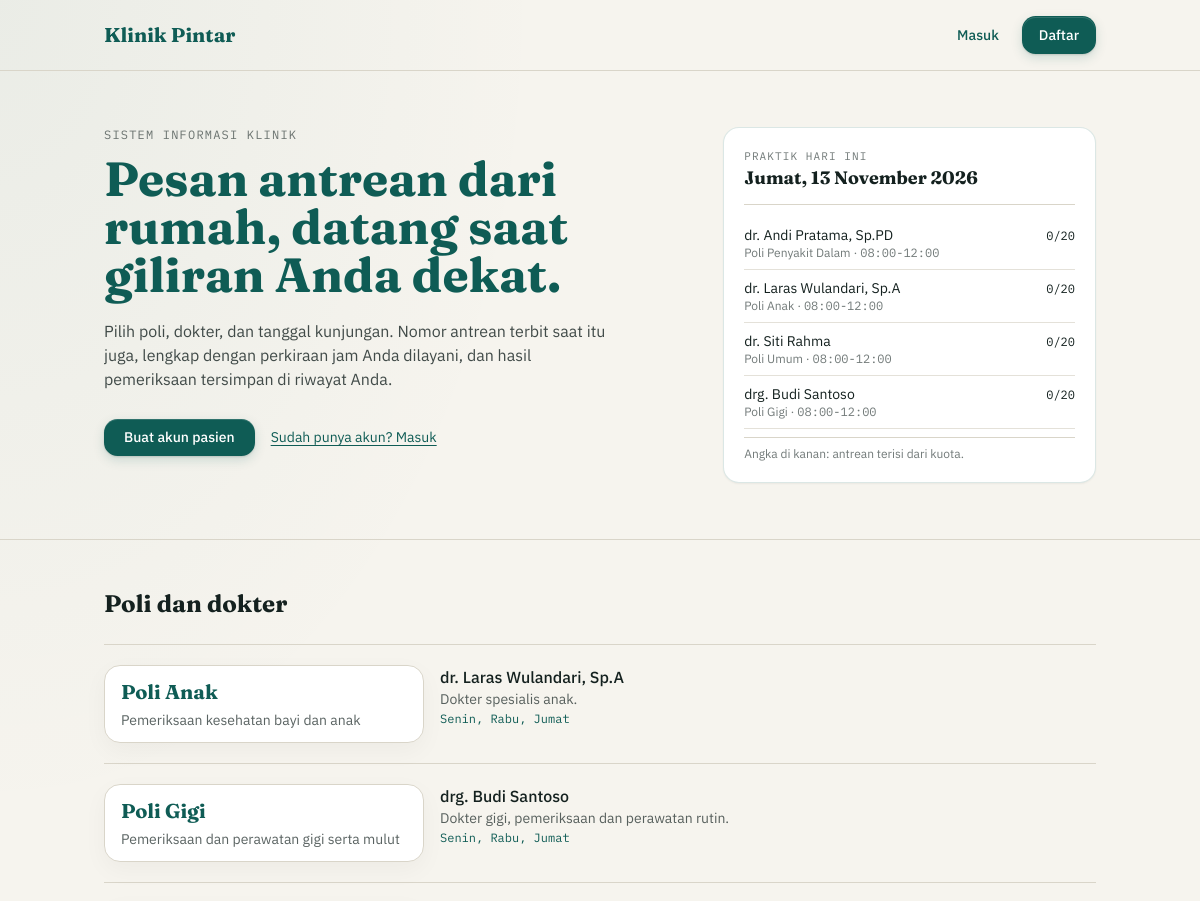
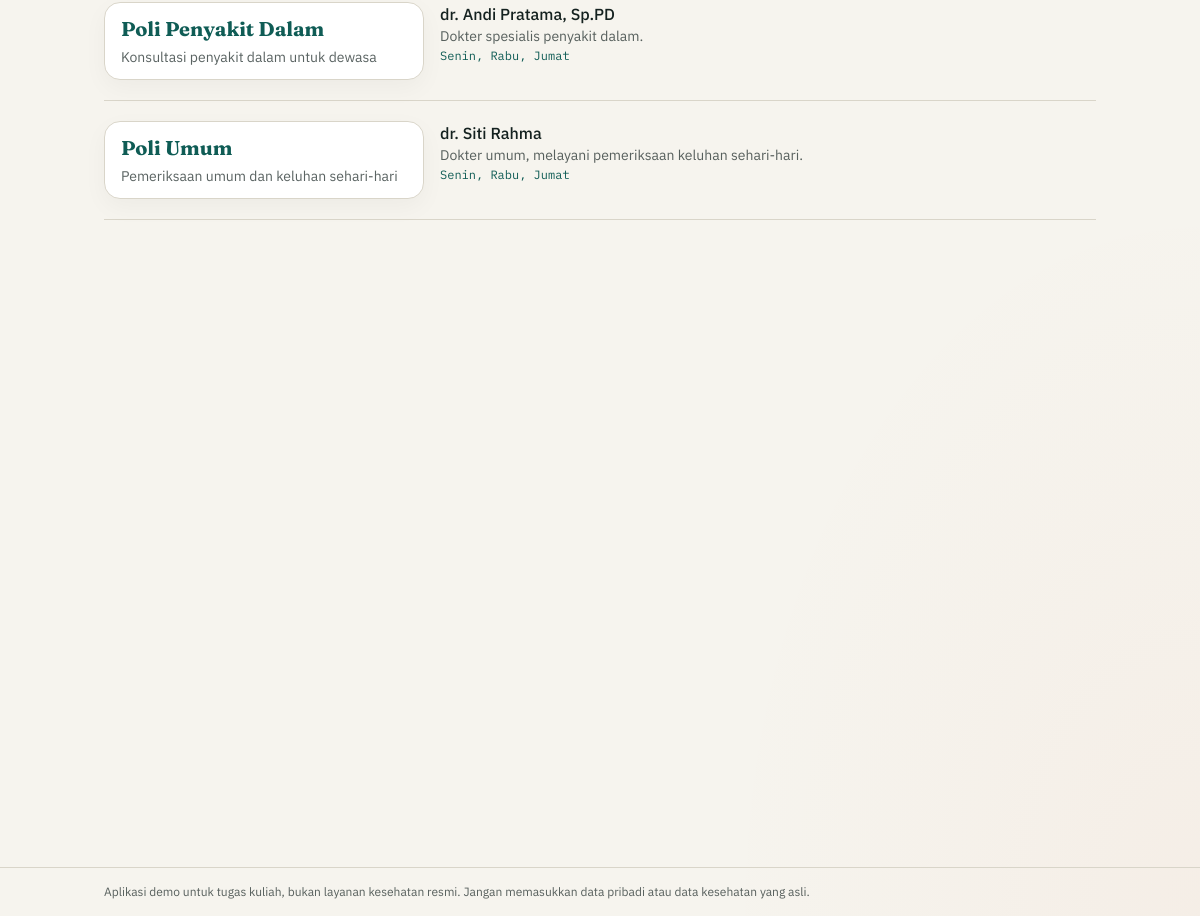
The page / on the database its author committed (2 pictures, top to bottom).
### tables this page shows
CREATE TABLE IF NOT EXISTS dokter (
    id INT UNSIGNED NOT NULL AUTO_INCREMENT,
    user_id INT UNSIGNED NOT NULL,
    poli_id INT UNSIGNED NOT NULL,
    no_str VARCHAR(40) NOT NULL,
    bio VARCHAR(255) DEFAULT NULL,
    PRIMARY KEY (id),
    UNIQUE KEY uq_dokter_user (user_id),
    UNIQUE KEY uq_dokter_no_str (no_str),
    KEY idx_dokter_poli (poli_id),
    CONSTRAINT fk_dokter_user
        FOREIGN KEY (user_id) REFERENCES users (id)
        ON UPDATE CASCADE ON DELETE RESTRICT,
    CONSTRAINT fk_dokter_poli
        FOREIGN KEY (poli_id) REFERENCES poli (id)
        ON UPDATE CASCADE ON DELETE RESTRICT
);

CREATE TABLE IF NOT EXISTS poli (
    id INT UNSIGNED NOT NULL AUTO_INCREMENT,
    nama_poli VARCHAR(80) NOT NULL,
    deskripsi VARCHAR(255) DEFAULT NULL,
    PRIMARY KEY (id),
    UNIQUE KEY uq_poli_nama (nama_poli)
);

CREATE TABLE IF NOT EXISTS users (
    id INT UNSIGNED NOT NULL AUTO_INCREMENT,
    nama VARCHAR(100) NOT NULL,
    email VARCHAR(120) NOT NULL,
    password VARCHAR(255) NOT NULL,
    role ENUM('super_admin', 'admin', 'dokter', 'user') NOT NULL,
    status ENUM('aktif', 'nonaktif', 'pending') NOT NULL DEFAULT 'aktif',
    wajib_ganti_password TINYINT(1) NOT NULL DEFAULT 0,
    login_gagal TINYINT UNSIGNED NOT NULL DEFAULT 0,
    terkunci_hingga DATETIME DEFAULT NULL,
    PRIMARY KEY (id),
    UNIQUE KEY uq_users_email (email),
    KEY idx_users_role_status (role, status)
);

### includes/helper.php (called while the page is built, shortened)
<?php
function e($teks)
{
    return htmlspecialchars((string) $teks, ENT_QUOTES, 'UTF-8');
}
function url($path = '')
{
    return BASE_URL . '/' . ltrim($path, '/');
}

### includes/antrean.php (called while the page is built, shortened)
<?php
function daftar_hari()
{
    return ['Senin', 'Selasa', 'Rabu', 'Kamis', 'Jumat', 'Sabtu', 'Minggu'];
}
function hari_dari_tanggal($ymd)
{
    $h = daftar_hari();
    return $h[(int) date('N', strtotime($ymd)) - 1];
}
function tanggal_indonesia($ymd)
{
    $bulan = ['', 'Januari', 'Februari', 'Maret', 'April', 'Mei', 'Juni', 'Juli',
              'Agustus', 'September', 'Oktober', 'November', 'Desember'];
    $t = strtotime($ymd);
    return hari_dari_tanggal($ymd) . ', ' . date('j', $t) . ' '
        . $bulan[(int) date('n', $t)] . ' ' . date('Y', $t);
}
    ?>

### index.php (the view, shortened to what this page needs)
<?php
require_once __DIR__ . '/includes/antrean.php';
$pdo     = db();
$hariIni = date('Y-m-d');
$urutan  = daftar_hari();
$hariDokter = [];
foreach ($pdo->query('SELECT DISTINCT dokter_id, hari FROM jadwal_dokter WHERE aktif = 1')->fetchAll() as $b) {
    $hariDokter[$b['dokter_id']][] = $b['hari'];
}
foreach ($hariDokter as $k => $h) {
    usort($h, function ($a, $b) use ($urutan) {
        return array_search($a, $urutan) - array_search($b, $urutan);
    });
    $hariDokter[$k] = $h;
}
$poli = [];
$st = $pdo->query(
    "SELECT p.id AS poli_id, p.nama_poli, p.deskripsi, d.id AS dokter_id, u.nama, d.bio
     FROM poli p
     JOIN dokter d ON d.poli_id = p.id
     JOIN users u ON u.id = d.user_id AND u.status = 'aktif'
     WHERE EXISTS (SELECT 1 FROM jadwal_dokter j WHERE j.dokter_id = d.id AND j.aktif = 1)
     ORDER BY p.nama_poli, u.nama"
);
foreach ($st->fetchAll() as $b) {
    if (!isset($poli[$b['poli_id']])) {
        $poli[$b['poli_id']] = ['nama' => $b['nama_poli'], 'deskripsi' => $b['deskripsi'], 'dokter' => []];
    }
    $poli[$b['poli_id']]['dokter'][] = [
        'nama' => $b['nama'],
        'bio'  => $b['bio'],
        'hari' => isset($hariDokter[$b['dokter_id']]) ? $hariDokter[$b['dokter_id']] : [],
    ];
}
$st = $pdo->prepare(
    "SELECT ud.nama, p.nama_poli, SUBSTR(j.jam_mulai, 1, 5) AS jam_mulai, SUBSTR(j.jam_selesai, 1, 5) AS jam_selesai,
            j.kuota,
            (SELECT COUNT(*) FROM reservasi r WHERE r.jadwal_id = j.id AND r.tanggal = ? AND r.status <> 'batal') AS terisi
     FROM jadwal_dokter j
     JOIN dokter d ON d.id = j.dokter_id
     JOIN users ud ON ud.id = d.user_id AND ud.status = 'aktif'
     JOIN poli p ON p.id = d.poli_id
     WHERE j.aktif = 1 AND j.hari = ?
     ORDER BY j.jam_mulai, ud.nama"
);
$st->execute([$hariIni, hari_dari_tanggal($hariIni)]);
$praktik = $st->fetchAll();
require __DIR__ . '/includes/header.php';
require __DIR__ . '/includes/public_nav.php';
?>
<main class="flex-1">
  <section class="home-section-reveal mx-auto grid max-w-5xl gap-10 px-4 py-14 md:grid-cols-5">
    <div class="md:col-span-3">
      <p class="font-mono text-xs uppercase tracking-widest text-ink/60">Sistem informasi klinik</p>
      <h1 class="mt-3 font-serif text-4xl font-bold leading-tight text-klinik md:text-5xl">
        Pesan antrean dari rumah, datang saat giliran Anda dekat.
      </h1>
      <p class="mt-5 max-w-lg text-ink/80">
        Pilih poli, dokter, dan tanggal kunjungan. Nomor antrean terbit saat itu juga,
        lengkap dengan perkiraan jam Anda dilayani, dan hasil pemeriksaan tersimpan di riwayat Anda.
      </p>
      <div class="mt-7 flex flex-wrap items-center gap-4">
        <a class="bg-klinik px-5 py-2.5 text-sm font-medium text-white hover:bg-ink" href="<?= e(url('auth/register.php')) ?>">Buat akun pasien</a>
        <a class="text-sm underline" href="<?= e(url('auth/login.php')) ?>">Sudah punya akun? Masuk</a>
      </div>
    </div>
    <aside class="md:col-span-2">
      <div class="rounded-2xl border border-klinik/15 bg-white p-5 shadow-sm">
        <p class="font-mono text-[11px] uppercase tracking-widest text-ink/60">Praktik hari ini</p>
        <p class="font-serif text-lg font-bold"><?= e(tanggal_indonesia($hariIni)) ?></p>
        <hr class="my-3 border-garis">
        <?php foreach ($praktik as $p): ?>
          <div class="flex items-baseline justify-between gap-3 border-b border-garis/70 py-2 text-sm last:border-b-0">
            <span>
              <?= e($p['nama']) ?>
              <span class="block text-xs text-ink/60">Poli <?= e($p['nama_poli']) ?> &middot; <span class="font-mono"><?= e($p['jam_mulai']) ?>-<?= e($p['jam_selesai']) ?></span></span>
            </span>
            <span class="whitespace-nowrap font-mono text-xs"><?= (int) $p['terisi'] ?>/<?= (int) $p['kuota'] ?></span>
          </div>
        <?php endforeach; ?>
        <?php if (!$praktik): ?>
          <p class="text-sm text-ink/70">Tidak ada jadwal praktik hari ini.</p>
        <?php else: ?>
          <p class="mt-2 border-t border-garis pt-2 text-xs text-ink/60">Angka di kanan: antrean terisi dari kuota.</p>
        <?php endif; ?>
      </div>
    </aside>
  </section>
  <section class="home-section-reveal border-t border-garis">
    <div class="mx-auto max-w-5xl px-4 py-12">
      <h2 class="font-serif text-2xl font-bold">Poli dan dokter</h2>
      <div class="mt-6 border-t border-garis">
        <?php foreach ($poli as $p): ?>
          <div class="grid gap-4 border-b border-garis py-5 md:grid-cols-3">
            <div class="rounded-xl border border-garis bg-white px-4 py-3">
              <h3 class="font-serif text-xl font-bold text-klinik">Poli <?= e($p['nama']) ?></h3>
              <p class="mt-1 text-sm text-ink/70"><?= e($p['deskripsi']) ?></p>
            </div>
            <div class="space-y-3 md:col-span-2">
              <?php foreach ($p['dokter'] as $d): ?>
                <div>
                  <p class="font-medium"><?= e($d['nama']) ?></p>
                  <p class="text-sm text-ink/70"><?= e($d['bio']) ?></p>
                  <p class="mt-0.5 font-mono text-xs text-klinik"><?= e(implode(', ', $d['hari'])) ?></p>
                </div>
              <?php endforeach; ?>
            </div>
          </div>
        <?php endforeach; ?>
      </div>
    </div>
  </section>
</main>
<?php require __DIR__ . '/includes/footer.php'; ?>

### includes/header.php (shortened to what this page needs)
<!DOCTYPE html>
<html lang="id">
<head>
  <script src="https://cdn.tailwindcss.com"></script>
  <link rel="stylesheet" href="<?= e(url('assets/app.css?v=' . filemtime(__DIR__ . '/../assets/app.css'))) ?>">
</head>
<body class="bg-paper text-ink font-sans antialiased min-h-screen flex flex-col">

### includes/public_nav.php
<?php
$halamanIni = basename($_SERVER['SCRIPT_NAME'] ?? '');
$diMasuk    = in_array($halamanIni, ['login.php', 'lupa_password.php', 'reset_password.php'], true);
$diDaftar   = $halamanIni === 'register.php';
?>
<header class="border-b border-garis">
  <div class="mx-auto flex max-w-5xl items-center justify-between px-4 py-4">
    <a href="<?= e(url('')) ?>" class="font-serif text-xl font-bold text-klinik">Klinik Pintar</a>
    <nav class="public-nav" aria-label="Akun">
      <a class="public-nav__masuk" href="<?= e(url('auth/login.php')) ?>"<?= $diMasuk ? ' aria-current="page"' : '' ?>>Masuk</a>
      <a class="public-nav__daftar" href="<?= e(url('auth/register.php')) ?>"<?= $diDaftar ? ' aria-current="page"' : '' ?>>Daftar</a>
    </nav>
  </div>
</header>

### includes/footer.php (shortened to what this page needs)
  <footer class="mt-auto border-t border-garis">
    <p class="mx-auto max-w-5xl px-4 py-4 text-xs text-ink/70">
      Aplikasi demo untuk tugas kuliah, bukan layanan kesehatan resmi.
      Jangan memasukkan data pribadi atau data kesehatan yang asli.
    </p>
  </footer>
</body>
</html>

### assets/app.css (style rules this page uses)
body { background-image: radial-gradient(ellipse at top left, rgb(15 92 85 / 5%), transparent 34rem), radial-gradient(ellipse at bottom right, rgb(217 88 43 / 4%), transparent 30rem); background-attachment: fixed; }
a { text-underline-offset: 3px; transition: color 160ms ease, background-color 160ms ease, border-color 160ms ease; }
a[class~="underline"]:not(.action-button) { color: #0F5C55; }
button, .action-button, a[class*="bg-klinik"], a[class*="bg-bata"] { -webkit-tap-highlight-color: transparent; transition: color 160ms ease, background-color 160ms ease, border-color 160ms ease, box-shadow 180ms ease, transform 120ms ease; }
a[class*="bg-klinik"]:not([class*="bg-klinik/"]), a[class*="bg-bata"]:not([class*="bg-bata/"]) { display: inline-flex; min-height: 2.35rem; align-items: center; justify-content: center; gap: 0.5rem; line-height: 1.25; }
button[class*="bg-klinik"]:not([class*="bg-klinik/"]), a[class*="bg-klinik"]:not([class*="bg-klinik/"]) { --warna-putar: #fff; border-radius: 0.85rem; background-color: #0F5C55; box-shadow: inset 0 1px 0 rgb(255 255 255 / 14%), 0 1px 2px rgb(20 33 31 / 14%), 0 4px 12px rgb(15 92 85 / 16%); color: #fff; text-decoration: none; }
.public-nav { display: flex; align-items: center; gap: 0.375rem; font-size: 0.875rem; }
.public-nav a { display: inline-flex; min-height: 2.35rem; align-items: center; border: 1px solid transparent; border-radius: 0.85rem; padding: 0 1rem; font-weight: 500; line-height: 1; text-decoration: none; -webkit-tap-highlight-color: transparent; transition: color 160ms ease, background-color 160ms ease, border-color 160ms ease, box-shadow 180ms ease, transform 120ms ease; }
.public-nav__masuk { color: #0F5C55; }
.public-nav__daftar { background-color: #0F5C55; box-shadow: inset 0 1px 0 rgb(255 255 255 / 14%), 0 1px 2px rgb(20 33 31 / 14%), 0 4px 12px rgb(15 92 85 / 16%); color: #fff; }
main div[class~="border-garis"][class~="bg-white"] { border-radius: 1rem; box-shadow: 0 8px 24px rgb(20 33 31 / 4%); }
main, main > * { min-width: 0; }

### index.php (style rules this page uses)
body.home-fade { animation: home-fade-in 420ms ease-out both; }
body.home-section-animations .home-section-reveal { transition: opacity 600ms ease, transform 600ms ease; }

### rows shown on the page
dokter: poli.nama_poli "Anak", poli.deskripsi "Pemeriksaan kesehatan bayi dan anak", user.nama "dr. Laras Wulandari, Sp.A", bio "Dokter spesialis anak.", hari "Senin, Rabu, Jumat"
dokter: poli.nama_poli "Gigi", poli.deskripsi "Pemeriksaan dan perawatan gigi serta mulut", user.nama "drg. Budi Santoso", bio "Dokter gigi, pemeriksaan dan perawatan rutin.", hari "Senin, Rabu, Jumat"
dokter: poli.nama_poli "Penyakit Dalam", poli.deskripsi "Konsultasi penyakit dalam untuk dewasa", user.nama "dr. Andi Pratama, Sp.PD", bio "Dokter spesialis penyakit dalam.", hari "Senin, Rabu, Jumat"
dokter: poli.nama_poli "Umum", poli.deskripsi "Pemeriksaan umum dan keluhan sehari-hari", user.nama "dr. Siti Rahma", bio "Dokter umum, melayani pemeriksaan keluhan sehari-hari.", hari "Senin, Rabu, Jumat"

### other values the page prints
$p['nama'] "dr. Andi Pratama, Sp.PD"
$p['nama_poli'] "Penyakit Dalam"
$p['jam_mulai'] "08:00"
$p['jam_selesai'] "12:00"
$p['terisi'] "0"
$p['kuota'] "20"
$p['nama'] "dr. Laras Wulandari, Sp.A"
$p['nama_poli'] "Anak"
$p['nama'] "dr. Siti Rahma"
$p['nama_poli'] "Umum"
$p['nama'] "drg. Budi Santoso"
$p['nama_poli'] "Gigi"
